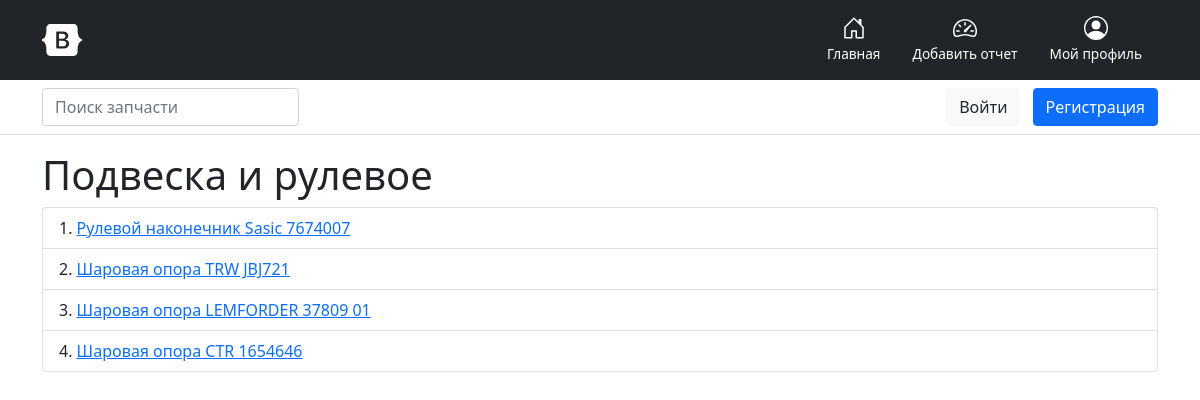
Screenshot of /category/3/ with the database file from the repository.
### mileage/models.py (models this page shows, shortened)
class SparePartCategory(models.Model):
    name = models.CharField(max_length=255, db_index=True, verbose_name='Название')
    def __str__(self):
        return self.name
    class Meta:
        verbose_name = 'Категория запчасти'
        verbose_name_plural = 'Категории запчастей'
        ordering = ['name']

class SparePart(models.Model):
    name = models.CharField(max_length=255, db_index=True, verbose_name='Название')
    brand = models.CharField(max_length=255, db_index=True, verbose_name="Производитель")
    number = models.CharField(max_length=30, db_index=True, verbose_name="Номер (артикул)")
    category = models.ForeignKey(SparePartCategory, on_delete=models.PROTECT, verbose_name="Категория")
    def __str__(self):
        return ' '.join([self.name, self.brand, self.number])
    def get_absolute_url(self):
        return reverse_lazy('get_spare_part', kwargs={'spare_part_id': self.pk})
    class Meta:
        verbose_name = 'Запчасть'
        verbose_name_plural = 'Запчасти'
        ordering = ['category', 'name']

### mileage/views.py (the view)
# urls.py: path('category/<int:category_id>/', get_spare_parts_category, name='spare_parts_category'),
def get_spare_parts_category(request, category_id):
    all_spare_parts = SparePart.objects.filter(category_id=category_id)
    category_name = SparePartCategory.objects.get(pk=category_id)
    context = {
        'title': category_name,
        'all_spare_parts': all_spare_parts,
    }
    return render(request, 'mileage/spare_parts_category.html', context)

### mileage/templates/mileage/spare_parts_category.html (shortened to what this page needs)
{% extends 'base.html' %}
{% block body %}
<h1>{{ title }}</h1>
    <ol class="list-group list-group-numbered">
        {% for item in all_spare_parts %}
            <li class="list-group-item"><a href="{{ item.get_absolute_url }}">{{ item }}</a></li>
        {% empty %}
            <p>Еще ничего нет</p>
        {% endfor %}
    </ol>
{% endblock %}

### rows the page displays
SparePartCategory: name "Подвеска и рулевое"
SparePart: name+brand+number "Рулевой наконечник Sasic 7674007"
SparePart: name+brand+number "Шаровая опора TRW JBJ721"
SparePart: name+brand+number "Шаровая опора LEMFORDER 37809 01"
SparePart: name+brand+number "Шаровая опора CTR 1654646"
